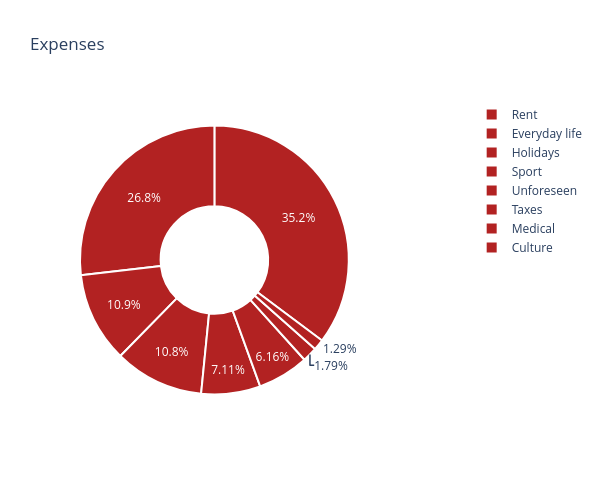

Notebook code for this chart:
### Code cell
fig_expenses.show()

### Figure 1 — Plotly figure (JSON) as saved in the notebook; plotly's stock layout.template omitted (floating-point values rounded to 4 significant figures)
{"data": [{"domain": {"x": [0, 0.7], "y": [0, 1]}, "hole": 0.4, "hovertemplate": "%{label}<br>%{value:.2f} €<extra></extra>", "labels": ["Everyday life", "Sport", "Unforeseen", "Medical", "Rent", "Taxes", "Culture", "Holidays"], "marker": {"colors": ["firebrick", "firebrick", "firebrick", "firebrick", "firebrick", "firebrick", "firebrick", "firebrick"], "line": {"color": "white", "width": 2}}, "type": "pie", "values": [456.5, 183.2, 121.1, 30.41, 600, 105.0, 22.0, 184.9]}], "layout": {"height": 500, "title": {"text": "Expenses"}, "width": 600}}
